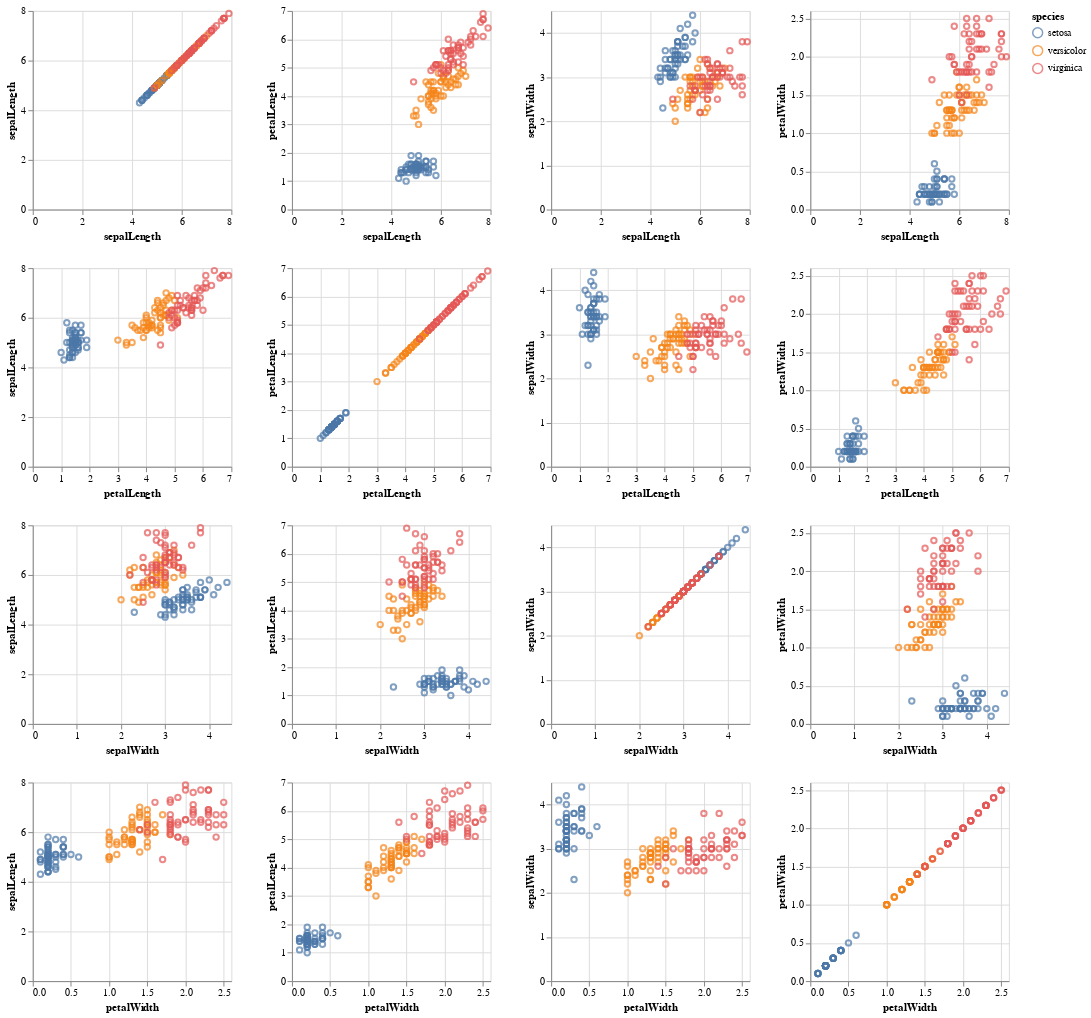

The notebook cell saved with this chart:
### Markdown cell above
In a SPLOM, it is impossible to follow a single point across charts. We can use interactivity to select points in a chart and have them highlighted in others

### Code cell
cols = ["sepalLength", "petalLength", "sepalWidth", "petalWidth"]

selection = alt.selection_interval()

alt.Chart(iris_df, width=200, height=200).mark_point().encode(
    x=alt.X(alt.repeat("row"), type="quantitative"),
    y=alt.X(alt.repeat("column"), type="quantitative"), 
    color=alt.condition(selection, "species:N", alt.value("gray")), 
    opacity=alt.condition(selection, alt.value(0.7), alt.value(0.1)), 
    tooltip="species:N"
).add_params(
    selection
).repeat(
    row=cols,
    column=cols
)

### Figure 1 — Vega-Lite specification as saved in the notebook (floating-point values rounded to 4 significant figures; data arrays with more than 128 entries replaced by an {"elided": "..."} marker saying what was removed)
{"config": {"view": {"continuousWidth": 300, "continuousHeight": 300}}, "repeat": {"column": ["sepalLength", "petalLength", "sepalWidth", "petalWidth"], "row": ["sepalLength", "petalLength", "sepalWidth", "petalWidth"]}, "spec": {"data": {"name": "data-fca4a91edf579a616212ebff2e4ce4dd"}, "mark": {"type": "point"}, "encoding": {"color": {"condition": {"param": "param_6", "field": "species", "type": "nominal"}, "value": "gray"}, "opacity": {"condition": {"param": "param_6", "value": 0.7}, "value": 0.1}, "tooltip": {"field": "species", "type": "nominal"}, "x": {"field": {"repeat": "row"}, "type": "quantitative"}, "y": {"field": {"repeat": "column"}, "type": "quantitative"}}, "height": 200, "name": "view_1", "width": 200}, "params": [{"name": "param_6", "select": {"type": "interval"}, "views": ["view_1_child__row_sepalLengthcolumn_sepalLength", "view_1_child__row_sepalLengthcolumn_petalLength", "view_1_child__row_sepalLengthcolumn_sepalWidth", "view_1_child__row_sepalLengthcolumn_petalWidth", "view_1_child__row_petalLengthcolumn_sepalLength", "view_1_child__row_petalLengthcolumn_petalLength", "view_1_child__row_petalLengthcolumn_sepalWidth", "view_1_child__row_petalLengthcolumn_petalWidth", "view_1_child__row_sepalWidthcolumn_sepalLength", "view_1_child__row_sepalWidthcolumn_petalLength", "view_1_child__row_sepalWidthcolumn_sepalWidth", "view_1_child__row_sepalWidthcolumn_petalWidth", "view_1_child__row_petalWidthcolumn_sepalLength", "view_1_child__row_petalWidthcolumn_petalLength", "view_1_child__row_petalWidthcolumn_sepalWidth", "view_1_child__row_petalWidthcolumn_petalWidth"]}], "$schema": "https://vega.github.io/schema/vega-lite/v5.20.1.json", "datasets": {"data-fca4a91edf579a616212ebff2e4ce4dd": {"elided": "150 records"}}}
